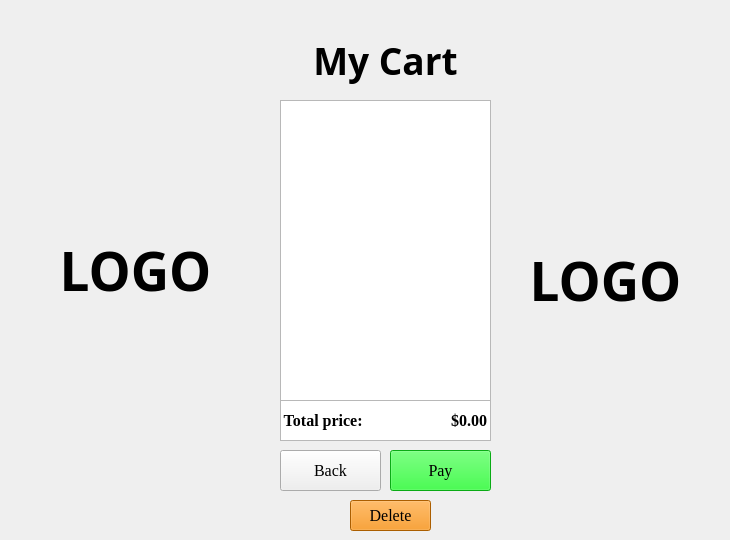
    <widget class="QWidget" name="cart_page">
     <widget class="QLabel" name="label_products_21">
      <property name="geometry">
       <rect>
        <x>140</x>
        <y>30</y>
        <width>491</width>
        <height>61</height>
       </rect>
      </property>
      <property name="font">
       <font>
        <family>Candara</family>
        <pointsize>28</pointsize>
        <italic>false</italic>
        <bold>true</bold>
        <underline>false</underline>
        <strikeout>false</strikeout>
       </font>
      </property>
      <property name="cursor">
       <cursorShape>SizeAllCursor</cursorShape>
      </property>
      <property name="text">
       <string>My Cart</string>
      </property>
      <property name="alignment">
       <set>Qt::AlignCenter</set>
      </property>
     </widget>
     <widget class="QListWidget" name="itemsInCartList">
      <property name="geometry">
       <rect>
        <x>280</x>
        <y>100</y>
        <width>211</width>
        <height>301</height>
       </rect>
      </property>
      <property name="font">
       <font>
        <family>Times New Roman</family>
        <pointsize>12</pointsize>
        <italic>false</italic>
        <underline>false</underline>
       </font>
      </property>
     </widget>
     <widget class="QPushButton" name="pushButton">
      <property name="geometry">
       <rect>
        <x>280</x>
        <y>450</y>
        <width>101</width>
        <height>41</height>
       </rect>
      </property>
      <property name="font">
       <font>
        <family>Times New Roman</family>
        <pointsize>12</pointsize>
        <italic>false</italic>
        <underline>false</underline>
       </font>
      </property>
      <property name="text">
       <string>Back</string>
      </property>
     </widget>
     <widget class="QPushButton" name="pushButton_3">
      <property name="geometry">
       <rect>
        <x>390</x>
        <y>450</y>
        <width>101</width>
        <height>41</height>
       </rect>
      </property>
      <property name="palette">
       <palette>
        <active>
         <colorrole role="WindowText">
          <brush brushstyle="SolidPattern">
           <color alpha="255">
            <red>0</red>
            <green>0</green>
            <blue>0</blue>
           </color>
          </brush>
         </colorrole>
         <colorrole role="Button">
          <brush brushstyle="SolidPattern">
           <color alpha="255">
            <red>14</red>
            <green>240</green>
            <blue>29</blue>
           </color>
          </brush>
         </colorrole>
         <colorrole role="Light">
          <brush brushstyle="SolidPattern">
           <color alpha="255">
            <red>120</red>
            <green>255</green>
            <blue>129</blue>
           </color>
          </brush>
         </colorrole>
         <colorrole role="Midlight">
          <brush brushstyle="SolidPattern">
           <color alpha="255">
            <red>67</red>
            <green>247</green>
            <blue>79</blue>
           </color>
          </brush>
         </colorrole>
         <colorrole role="Dark">
          <brush brushstyle="SolidPattern">
           <color alpha="255">
            <red>7</red>
            <green>120</green>
            <blue>14</blue>
           </color>
          </brush>
         </colorrole>
         <colorrole role="Mid">
          <brush brushstyle="SolidPattern">
           <color alpha="255">
            <red>9</red>
            <green>160</green>
            <blue>19</blue>
           </color>
          </brush>
         </colorrole>
         <colorrole role="Text">
          <brush brushstyle="SolidPattern">
           <color alpha="255">
            <red>0</red>
            <green>0</green>
            <blue>0</blue>
           </color>
          </brush>
         </colorrole>
         <colorrole role="BrightText">
          <brush brushstyle="SolidPattern">
           <color alpha="255">
            <red>255</red>
            <green>255</green>
            <blue>255</blue>
           </color>
          </brush>
         </colorrole>
         <colorrole role="ButtonText">
          <brush brushstyle="SolidPattern">
           <color alpha="255">
            <red>0</red>
            <green>0</green>
            <blue>0</blue>
           </color>
          </brush>
         </colorrole>
         <colorrole role="Base">
          <brush brushstyle="SolidPattern">
           <color alpha="255">
            <red>255</red>
            <green>255</green>
            <blue>255</blue>
           </color>
          </brush>
         </colorrole>
         <colorrole role="Window">
          <brush brushstyle="SolidPattern">
           <color alpha="255">
            <red>14</red>
            <green>240</green>
            <blue>29</blue>
           </color>
          </brush>
         </colorrole>
         <colorrole role="Shadow">
          <brush brushstyle="SolidPattern">
           <color alpha="255">
            <red>0</red>
            <green>0</green>
            <blue>0</blue>
           </color>
          </brush>
         </colorrole>
         <colorrole role="AlternateBase">
          <brush brushstyle="SolidPattern">
           <color alpha="255">
            <red>134</red>
            <green>247</green>
            <blue>142</blue>
           </color>
          </brush>
         </colorrole>
         <colorrole role="ToolTipBase">
          <brush brushstyle="SolidPattern">
           <color alpha="255">
            <red>255</red>
            <green>255</green>
            <blue>220</blue>
           </color>
          </brush>
         </colorrole>
         <colorrole role="ToolTipText">
          <brush brushstyle="SolidPattern">
           <color alpha="255">
            <red>0</red>
            <green>0</green>
            <blue>0</blue>
           </color>
          </brush>
         </colorrole>
         <colorrole role="PlaceholderText">
          <brush brushstyle="SolidPattern">
           <color alpha="127">
            <red>0</red>
            <green>0</green>
            <blue>0</blue>
           </color>
          </brush>
         </colorrole>
         <colorrole role="Accent">
          <brush brushstyle="SolidPattern">
           <color alpha="255">
            <red>255</red>
            <green>255</green>
            <blue>255</blue>
           </color>
          </brush>
         </colorrole>
        </active>
        <inactive>
         <colorrole role="WindowText">
          <brush brushstyle="SolidPattern">
           <color alpha="255">
            <red>0</red>
            <green>0</green>
            <blue>0</blue>
           </color>
          </brush>
         </colorrole>
         <colorrole role="Button">
          <brush brushstyle="SolidPattern">
           <color alpha="255">
            <red>14</red>
            <green>240</green>
            <blue>29</blue>
           </color>
          </brush>
         </colorrole>
         <colorrole role="Light">
          <brush brushstyle="SolidPattern">
           <color alpha="255">
            <red>120</red>
            <green>255</green>
            <blue>129</blue>
           </color>
          </brush>
         </colorrole>
         <colorrole role="Midlight">
          <brush brushstyle="SolidPattern">
           <color alpha="255">
            <red>67</red>
            <green>247</green>
            <blue>79</blue>
           </color>
          </brush>
         </colorrole>
         <colorrole role="Dark">
          <brush brushstyle="SolidPattern">
           <color alpha="255">
            <red>7</red>
            <green>120</green>
            <blue>14</blue>
           </color>
          </brush>
         </colorrole>
         <colorrole role="Mid">
          <brush brushstyle="SolidPattern">
           <color alpha="255">
            <red>9</red>
            <green>160</green>
            <blue>19</blue>
           </color>
          </brush>
         </colorrole>
         <colorrole role="Text">
          <brush brushstyle="SolidPattern">
           <color alpha="255">
            <red>0</red>
            <green>0</green>
            <blue>0</blue>
           </color>
          </brush>
         </colorrole>
         <colorrole role="BrightText">
          <brush brushstyle="SolidPattern">
           <color alpha="255">
            <red>255</red>
            <green>255</green>
            <blue>255</blue>
           </color>
          </brush>
         </colorrole>
         <colorrole role="ButtonText">
          <brush brushstyle="SolidPattern">
           <color alpha="255">
            <red>0</red>
            <green>0</green>
            <blue>0</blue>
           </color>
          </brush>
         </colorrole>
         <colorrole role="Base">
          <brush brushstyle="SolidPattern">
           <color alpha="255">
            <red>255</red>
            <green>255</green>
            <blue>255</blue>
           </color>
          </brush>
         </colorrole>
         <colorrole role="Window">
          <brush brushstyle="SolidPattern">
           <color alpha="255">
            <red>14</red>
            <green>240</green>
            <blue>29</blue>
           </color>
          </brush>
         </colorrole>
         <colorrole role="Shadow">
          <brush brushstyle="SolidPattern">
           <color alpha="255">
            <red>0</red>
            <green>0</green>
            <blue>0</blue>
           </color>
          </brush>
         </colorrole>
         <colorrole role="AlternateBase">
          <brush brushstyle="SolidPattern">
           <color alpha="255">
            <red>134</red>
            <green>247</green>
            <blue>142</blue>
           </color>
          </brush>
         </colorrole>
         <colorrole role="ToolTipBase">
          <brush brushstyle="SolidPattern">
           <color alpha="255">
            <red>255</red>
            <green>255</green>
            <blue>220</blue>
           </color>
          </brush>
         </colorrole>
         <colorrole role="ToolTipText">
          <brush brushstyle="SolidPattern">
           <color alpha="255">
            <red>0</red>
            <green>0</green>
            <blue>0</blue>
           </color>
          </brush>
         </colorrole>
         <colorrole role="PlaceholderText">
          <brush brushstyle="SolidPattern">
           <color alpha="127">
            <red>0</red>
            <green>0</green>
            <blue>0</blue>
           </color>
          </brush>
         </colorrole>
         <colorrole role="Accent">
          <brush brushstyle="SolidPattern">
           <color alpha="255">
            <red>255</red>
            <green>255</green>
            <blue>255</blue>
           </color>
          </brush>
         </colorrole>
        </inactive>
        <disabled>
         <colorrole role="WindowText">
          <brush brushstyle="SolidPattern">
           <color alpha="255">
            <red>7</red>
            <green>120</green>
            <blue>14</blue>
           </color>
          </brush>
         </colorrole>
         <colorrole role="Button">
          <brush brushstyle="SolidPattern">
           <color alpha="255">
            <red>14</red>
            <green>240</green>
            <blue>29</blue>
           </color>
          </brush>
         </colorrole>
         <colorrole role="Light">
          <brush brushstyle="SolidPattern">
           <color alpha="255">
            <red>120</red>
            <green>255</green>
            <blue>129</blue>
           </color>
          </brush>
         </colorrole>
         <colorrole role="Midlight">
          <brush brushstyle="SolidPattern">
           <color alpha="255">
            <red>67</red>
            <green>247</green>
            <blue>79</blue>
           </color>
          </brush>
         </colorrole>
         <colorrole role="Dark">
          <brush brushstyle="SolidPattern">
           <color alpha="255">
            <red>7</red>
            <green>120</green>
            <blue>14</blue>
           </color>
          </brush>
         </colorrole>
         <colorrole role="Mid">
          <brush brushstyle="SolidPattern">
           <color alpha="255">
            <red>9</red>
            <green>160</green>
            <blue>19</blue>
           </color>
          </brush>
         </colorrole>
         <colorrole role="Text">
          <brush brushstyle="SolidPattern">
           <color alpha="255">
            <red>7</red>
            <green>120</green>
            <blue>14</blue>
           </color>
          </brush>
         </colorrole>
         <colorrole role="BrightText">
          <brush brushstyle="SolidPattern">
           <color alpha="255">
            <red>255</red>
            <green>255</green>
            <blue>255</blue>
           </color>
          </brush>
         </colorrole>
         <colorrole role="ButtonText">
          <brush brushstyle="SolidPattern">
           <color alpha="255">
            <red>7</red>
            <green>120</green>
            <blue>14</blue>
           </color>
          </brush>
         </colorrole>
         <colorrole role="Base">
          <brush brushstyle="SolidPattern">
           <color alpha="255">
            <red>14</red>
            <green>240</green>
            <blue>29</blue>
           </color>
          </brush>
         </colorrole>
         <colorrole role="Window">
          <brush brushstyle="SolidPattern">
           <color alpha="255">
            <red>14</red>
            <green>240</green>
            <blue>29</blue>
           </color>
          </brush>
         </colorrole>
         <colorrole role="Shadow">
          <brush brushstyle="SolidPattern">
           <color alpha="255">
            <red>0</red>
            <green>0</green>
            <blue>0</blue>
           </color>
          </brush>
         </colorrole>
         <colorrole role="AlternateBase">
          <brush brushstyle="SolidPattern">
           <color alpha="255">
            <red>14</red>
            <green>240</green>
            <blue>29</blue>
           </color>
          </brush>
         </colorrole>
         <colorrole role="ToolTipBase">
          <brush brushstyle="SolidPattern">
           <color alpha="255">
            <red>255</red>
            <green>255</green>
            <blue>220</blue>
           </color>
          </brush>
         </colorrole>
         <colorrole role="ToolTipText">
          <brush brushstyle="SolidPattern">
           <color alpha="255">
            <red>0</red>
            <green>0</green>
            <blue>0</blue>
           </color>
          </brush>
         </colorrole>
         <colorrole role="PlaceholderText">
          <brush brushstyle="SolidPattern">
           <color alpha="127">
            <red>7</red>
            <green>120</green>
            <blue>14</blue>
           </color>
          </brush>
         </colorrole>
         <colorrole role="Accent">
          <brush brushstyle="SolidPattern">
           <color alpha="255">
            <red>72</red>
            <green>255</green>
            <blue>84</blue>
           </color>
          </brush>
         </colorrole>
        </disabled>
       </palette>
      </property>
      <property name="font">
       <font>
        <family>Times New Roman</family>
        <pointsize>12</pointsize>
        <italic>false</italic>
        <underline>false</underline>
       </font>
      </property>
      <property name="text">
       <string>Pay</string>
      </property>
     </widget>
     <widget class="QPushButton" name="pushButton_4">
      <property name="geometry">
       <rect>
        <x>350</x>
        <y>500</y>
        <width>81</width>
        <height>31</height>
       </rect>
      </property>
      <property name="palette">
       <palette>
        <active>
         <colorrole role="WindowText">
          <brush brushstyle="SolidPattern">
           <color alpha="255">
            <red>0</red>
            <green>0</green>
            <blue>0</blue>
           </color>
          </brush>
         </colorrole>
         <colorrole role="Button">
          <brush brushstyle="SolidPattern">
           <color alpha="255">
            <red>240</red>
            <green>132</green>
            <blue>0</blue>
           </color>
          </brush>
         </colorrole>
         <colorrole role="Light">
          <brush brushstyle="SolidPattern">
           <color alpha="255">
            <red>255</red>
            <green>188</green>
            <blue>105</blue>
           </color>
          </brush>
         </colorrole>
         <colorrole role="Midlight">
          <brush brushstyle="SolidPattern">
           <color alpha="255">
            <red>247</red>
            <green>160</green>
            <blue>52</blue>
           </color>
          </brush>
         </colorrole>
         <colorrole role="Dark">
          <brush brushstyle="SolidPattern">
           <color alpha="255">
            <red>120</red>
            <green>66</green>
            <blue>0</blue>
           </color>
          </brush>
         </colorrole>
         <colorrole role="Mid">
          <brush brushstyle="SolidPattern">
           <color alpha="255">
            <red>160</red>
            <green>88</green>
            <blue>0</blue>
           </color>
          </brush>
         </colorrole>
         <colorrole role="Text">
          <brush brushstyle="SolidPattern">
           <color alpha="255">
            <red>0</red>
            <green>0</green>
            <blue>0</blue>
           </color>
          </brush>
         </colorrole>
         <colorrole role="BrightText">
          <brush brushstyle="SolidPattern">
           <color alpha="255">
            <red>255</red>
            <green>255</green>
            <blue>255</blue>
           </color>
          </brush>
         </colorrole>
         <colorrole role="ButtonText">
          <brush brushstyle="SolidPattern">
           <color alpha="255">
            <red>0</red>
            <green>0</green>
            <blue>0</blue>
           </color>
          </brush>
         </colorrole>
         <colorrole role="Base">
          <brush brushstyle="SolidPattern">
           <color alpha="255">
            <red>255</red>
            <green>255</green>
            <blue>255</blue>
           </color>
          </brush>
         </colorrole>
         <colorrole role="Window">
          <brush brushstyle="SolidPattern">
           <color alpha="255">
            <red>240</red>
            <green>132</green>
            <blue>0</blue>
           </color>
          </brush>
         </colorrole>
         <colorrole role="Shadow">
          <brush brushstyle="SolidPattern">
           <color alpha="255">
            <red>0</red>
            <green>0</green>
            <blue>0</blue>
           </color>
          </brush>
         </colorrole>
         <colorrole role="AlternateBase">
          <brush brushstyle="SolidPattern">
           <color alpha="255">
            <red>247</red>
            <green>193</green>
            <blue>127</blue>
           </color>
          </brush>
         </colorrole>
         <colorrole role="ToolTipBase">
          <brush brushstyle="SolidPattern">
           <color alpha="255">
            <red>255</red>
            <green>255</green>
            <blue>220</blue>
           </color>
          </brush>
         </colorrole>
         <colorrole role="ToolTipText">
          <brush brushstyle="SolidPattern">
           <color alpha="255">
            <red>0</red>
            <green>0</green>
            <blue>0</blue>
           </color>
          </brush>
         </colorrole>
         <colorrole role="PlaceholderText">
          <brush brushstyle="SolidPattern">
           <color alpha="127">
            <red>0</red>
            <green>0</green>
            <blue>0</blue>
           </color>
          </brush>
         </colorrole>
         <colorrole role="Accent">
          <brush brushstyle="SolidPattern">
           <color alpha="255">
            <red>255</red>
            <green>255</green>
            <blue>255</blue>
           </color>
          </brush>
         </colorrole>
        </active>
        <inactive>
         <colorrole role="WindowText">
          <brush brushstyle="SolidPattern">
           <color alpha="255">
            <red>0</red>
            <green>0</green>
            <blue>0</blue>
           </color>
          </brush>
         </colorrole>
         <colorrole role="Button">
          <brush brushstyle="SolidPattern">
           <color alpha="255">
            <red>240</red>
            <green>132</green>
            <blue>0</blue>
           </color>
          </brush>
         </colorrole>
         <colorrole role="Light">
          <brush brushstyle="SolidPattern">
           <color alpha="255">
            <red>255</red>
            <green>188</green>
            <blue>105</blue>
           </color>
          </brush>
         </colorrole>
         <colorrole role="Midlight">
          <brush brushstyle="SolidPattern">
           <color alpha="255">
            <red>247</red>
            <green>160</green>
            <blue>52</blue>
           </color>
          </brush>
         </colorrole>
         <colorrole role="Dark">
          <brush brushstyle="SolidPattern">
           <color alpha="255">
            <red>120</red>
            <green>66</green>
            <blue>0</blue>
           </color>
          </brush>
         </colorrole>
         <colorrole role="Mid">
          <brush brushstyle="SolidPattern">
           <color alpha="255">
            <red>160</red>
            <green>88</green>
            <blue>0</blue>
           </color>
          </brush>
         </colorrole>
         <colorrole role="Text">
          <brush brushstyle="SolidPattern">
           <color alpha="255">
            <red>0</red>
            <green>0</green>
            <blue>0</blue>
           </color>
          </brush>
         </colorrole>
         <colorrole role="BrightText">
          <brush brushstyle="SolidPattern">
           <color alpha="255">
            <red>255</red>
            <green>255</green>
            <blue>255</blue>
           </color>
          </brush>
         </colorrole>
         <colorrole role="ButtonText">
          <brush brushstyle="SolidPattern">
           <color alpha="255">
            <red>0</red>
            <green>0</green>
            <blue>0</blue>
           </color>
          </brush>
         </colorrole>
         <colorrole role="Base">
          <brush brushstyle="SolidPattern">
           <color alpha="255">
            <red>255</red>
            <green>255</green>
            <blue>255</blue>
           </color>
          </brush>
         </colorrole>
         <colorrole role="Window">
          <brush brushstyle="SolidPattern">
           <color alpha="255">
            <red>240</red>
            <green>132</green>
            <blue>0</blue>
           </color>
          </brush>
         </colorrole>
         <colorrole role="Shadow">
          <brush brushstyle="SolidPattern">
           <color alpha="255">
            <red>0</red>
            <green>0</green>
            <blue>0</blue>
           </color>
          </brush>
         </colorrole>
         <colorrole role="AlternateBase">
          <brush brushstyle="SolidPattern">
           <color alpha="255">
            <red>247</red>
            <green>193</green>
            <blue>127</blue>
           </color>
          </brush>
         </colorrole>
         <colorrole role="ToolTipBase">
          <brush brushstyle="SolidPattern">
           <color alpha="255">
            <red>255</red>
            <green>255</green>
            <blue>220</blue>
           </color>
          </brush>
         </colorrole>
         <colorrole role="ToolTipText">
          <brush brushstyle="SolidPattern">
           <color alpha="255">
            <red>0</red>
            <green>0</green>
            <blue>0</blue>
           </color>
          </brush>
         </colorrole>
         <colorrole role="PlaceholderText">
          <brush brushstyle="SolidPattern">
           <color alpha="127">
            <red>0</red>
            <green>0</green>
            <blue>0</blue>
           </color>
          </brush>
         </colorrole>
         <colorrole role="Accent">
          <brush brushstyle="SolidPattern">
           <color alpha="255">
            <red>255</red>
            <green>255</green>
            <blue>255</blue>
           </color>
          </brush>
         </colorrole>
        </inactive>
        <disabled>
         <colorrole role="WindowText">
          <brush brushstyle="SolidPattern">
           <color alpha="255">
            <red>120</red>
            <green>66</green>
            <blue>0</blue>
           </color>
          </brush>
         </colorrole>
         <colorrole role="Button">
          <brush brushstyle="SolidPattern">
           <color alpha="255">
            <red>240</red>
            <green>132</green>
            <blue>0</blue>
           </color>
          </brush>
         </colorrole>
         <colorrole role="Light">
          <brush brushstyle="SolidPattern">
           <color alpha="255">
            <red>255</red>
            <green>188</green>
            <blue>105</blue>
           </color>
          </brush>
         </colorrole>
         <colorrole role="Midlight">
          <brush brushstyle="SolidPattern">
           <color alpha="255">
            <red>247</red>
            <green>160</green>
            <blue>52</blue>
           </color>
          </brush>
         </colorrole>
         <colorrole role="Dark">
          <brush brushstyle="SolidPattern">
           <color alpha="255">
            <red>120</red>
            <green>66</green>
            <blue>0</blue>
           </color>
          </brush>
         </colorrole>
         <colorrole role="Mid">
          <brush brushstyle="SolidPattern">
           <color alpha="255">
            <red>160</red>
            <green>88</green>
            <blue>0</blue>
           </color>
          </brush>
         </colorrole>
         <colorrole role="Text">
          <brush brushstyle="SolidPattern">
           <color alpha="255">
            <red>120</red>
            <green>66</green>
            <blue>0</blue>
           </color>
          </brush>
         </colorrole>
         <colorrole role="BrightText">
          <brush brushstyle="SolidPattern">
           <color alpha="255">
            <red>255</red>
            <green>255</green>
            <blue>255</blue>
           </color>
          </brush>
         </colorrole>
         <colorrole role="ButtonText">
          <brush brushstyle="SolidPattern">
           <color alpha="255">
            <red>120</red>
            <green>66</green>
            <blue>0</blue>
           </color>
          </brush>
         </colorrole>
         <colorrole role="Base">
          <brush brushstyle="SolidPattern">
           <color alpha="255">
            <red>240</red>
            <green>132</green>
            <blue>0</blue>
           </color>
          </brush>
         </colorrole>
         <colorrole role="Window">
          <brush brushstyle="SolidPattern">
           <color alpha="255">
            <red>240</red>
            <green>132</green>
            <blue>0</blue>
           </color>
          </brush>
         </colorrole>
         <colorrole role="Shadow">
          <brush brushstyle="SolidPattern">
           <color alpha="255">
            <red>0</red>
            <green>0</green>
            <blue>0</blue>
           </color>
          </brush>
         </colorrole>
         <colorrole role="AlternateBase">
          <brush brushstyle="SolidPattern">
           <color alpha="255">
            <red>240</red>
            <green>132</green>
            <blue>0</blue>
           </color>
          </brush>
         </colorrole>
         <colorrole role="ToolTipBase">
          <brush brushstyle="SolidPattern">
           <color alpha="255">
            <red>255</red>
            <green>255</green>
            <blue>220</blue>
           </color>
          </brush>
         </colorrole>
         <colorrole role="ToolTipText">
          <brush brushstyle="SolidPattern">
           <color alpha="255">
            <red>0</red>
            <green>0</green>
            <blue>0</blue>
           </color>
          </brush>
         </colorrole>
         <colorrole role="PlaceholderText">
          <brush brushstyle="SolidPattern">
           <color alpha="127">
            <red>120</red>
            <green>66</green>
            <blue>0</blue>
           </color>
          </brush>
         </colorrole>
         <colorrole role="Accent">
          <brush brushstyle="SolidPattern">
           <color alpha="255">
            <red>255</red>
            <green>166</green>
            <blue>57</blue>
           </color>
          </brush>
         </colorrole>
        </disabled>
       </palette>
      </property>
      <property name="font">
       <font>
        <family>Times New Roman</family>
        <pointsize>12</pointsize>
        <italic>false</italic>
        <underline>false</underline>
       </font>
      </property>
      <property name="text">
       <string>Delete</string>
      </property>
     </widget>
     <widget class="QLabel" name="totalPriceText">
      <property name="geometry">
       <rect>
        <x>280</x>
        <y>400</y>
        <width>111</width>
        <height>41</height>
       </rect>
      </property>
      <property name="font">
       <font>
        <family>Times New Roman</family>
        <pointsize>12</pointsize>
        <italic>false</italic>
        <bold>true</bold>
        <underline>false</underline>
        <strikeout>false</strikeout>
       </font>
      </property>
      <property name="cursor">
       <cursorShape>SizeAllCursor</cursorShape>
      </property>
      <property name="text">
       <string> Total price:</string>
      </property>
      <property name="alignment">
       <set>Qt::AlignLeading|Qt::AlignLeft|Qt::AlignVCenter</set>
      </property>
     </widget>
     <widget class="QTableView" name="tableView_2">
      <property name="geometry">
       <rect>
        <x>280</x>
        <y>400</y>
        <width>211</width>
        <height>41</height>
       </rect>
      </property>
     </widget>
     <widget class="QLabel" name="totalPriceInCart">
      <property name="geometry">
       <rect>
        <x>400</x>
        <y>400</y>
        <width>91</width>
        <height>41</height>
       </rect>
      </property>
      <property name="font">
       <font>
        <family>Times New Roman</family>
        <pointsize>12</pointsize>
        <italic>false</italic>
        <bold>true</bold>
        <underline>false</underline>
        <strikeout>false</strikeout>
       </font>
      </property>
      <property name="cursor">
       <cursorShape>SizeAllCursor</cursorShape>
      </property>
      <property name="text">
       <string>$0.00 </string>
      </property>
      <property name="alignment">
       <set>Qt::AlignRight|Qt::AlignTrailing|Qt::AlignVCenter</set>
      </property>
     </widget>
     <widget class="QLabel" name="popcorn_logo">
      <property name="geometry">
       <rect>
        <x>20</x>
        <y>150</y>
        <width>231</width>
        <height>241</height>
       </rect>
      </property>
      <property name="font">
       <font>
        <family>Candara</family>
        <pointsize>40</pointsize>
        <italic>false</italic>
        <bold>true</bold>
        <underline>false</underline>
        <strikeout>false</strikeout>
       </font>
      </property>
      <property name="cursor">
       <cursorShape>SizeAllCursor</cursorShape>
      </property>
      <property name="text">
       <string>LOGO</string>
      </property>
      <property name="alignment">
       <set>Qt::AlignCenter</set>
      </property>
     </widget>
     <widget class="QLabel" name="nachos_logo">
      <property name="geometry">
       <rect>
        <x>490</x>
        <y>160</y>
        <width>231</width>
        <height>241</height>
       </rect>
      </property>
      <property name="font">
       <font>
        <family>Candara</family>
        <pointsize>40</pointsize>
        <italic>false</italic>
        <bold>true</bold>
        <underline>false</underline>
        <strikeout>false</strikeout>
       </font>
      </property>
      <property name="cursor">
       <cursorShape>SizeAllCursor</cursorShape>
      </property>
      <property name="text">
       <string>LOGO</string>
      </property>
      <property name="alignment">
       <set>Qt::AlignCenter</set>
      </property>
     </widget>
     <zorder>label_products_21</zorder>
     <zorder>itemsInCartList</zorder>
     <zorder>pushButton</zorder>
     <zorder>pushButton_3</zorder>
     <zorder>pushButton_4</zorder>
     <zorder>tableView_2</zorder>
     <zorder>totalPriceText</zorder>
     <zorder>totalPriceInCart</zorder>
     <zorder>popcorn_logo</zorder>
     <zorder>nachos_logo</zorder>
    </widget>
